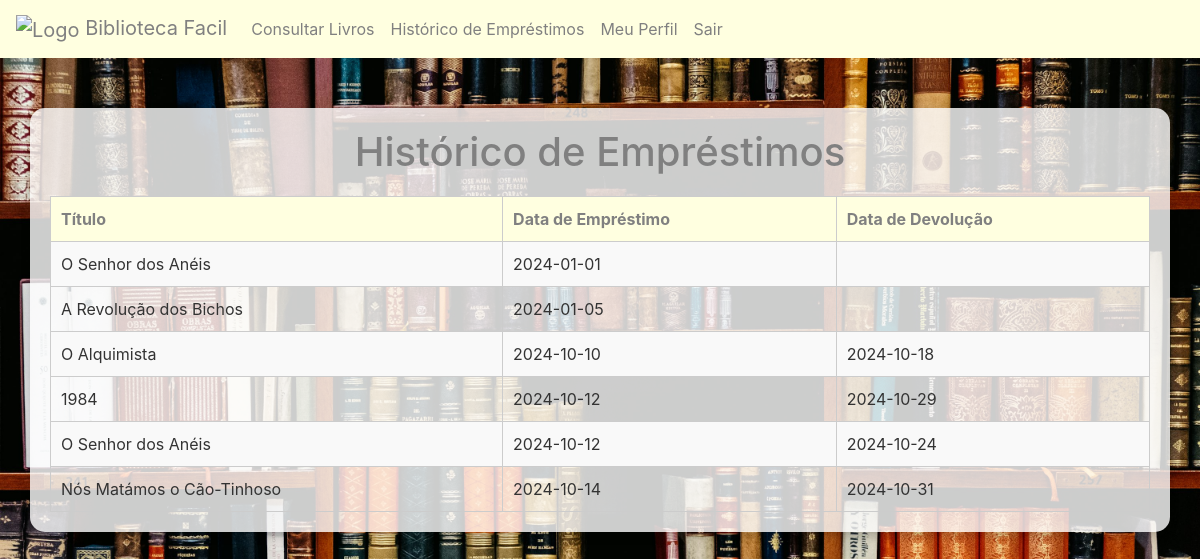
The page /php/historico_emprestimos.php (signed in) on the database its author committed.
### tables this page shows
CREATE TABLE `emprestimos` (
  `ID_EMPRESTIMO` int(11) NOT NULL,
  `ID_USUARIO` int(11) DEFAULT NULL,
  `LIVRO_ISBN` varchar(13) DEFAULT NULL,
  `DATA_EMPRESTIMO` date DEFAULT NULL,
  `DATA_DEVOLUCAO` date DEFAULT NULL,
  `STATUS_EMPRESTIMO` enum('EMPRESTADO','DEVOLVIDO','RENOVADO') DEFAULT 'EMPRESTADO',
  `DATA_REAL_DEVOLUCAO` date DEFAULT NULL,
  `NUM_RENOVACOES` int(11) DEFAULT 0
);

CREATE TABLE `livros` (
  `ISBN` varchar(13) NOT NULL,
  `TITULO` varchar(255) DEFAULT NULL,
  `AUTOR` varchar(255) DEFAULT NULL,
  `CATEGORIA` varchar(100) DEFAULT NULL,
  `UNIDADES_DISPONIVEIS` int(11) DEFAULT NULL
);

### php/historico_emprestimos.php (the view, shortened to what this page needs)
<?php
include 'db/db_connect.php';
$id_usuario = $_SESSION['id_usuario'];
$query_historico = "SELECT LIVROS.TITULO, EMPRESTIMOS.DATA_EMPRESTIMO, EMPRESTIMOS.DATA_DEVOLUCAO
                    FROM EMPRESTIMOS
                    JOIN LIVROS ON EMPRESTIMOS.LIVRO_ISBN = LIVROS.ISBN
                    WHERE EMPRESTIMOS.ID_USUARIO = '$id_usuario'";
$result_historico = mysqli_query($conn, $query_historico);
?>
<!DOCTYPE html>
<html lang="pt-BR">
<head>
    <link rel="stylesheet" href="https://stackpath.bootstrapcdn.com/bootstrap/4.5.2/css/bootstrap.min.css">
</head>
<body>
<div class="container">
    <h1>Histórico de Empréstimos</h1>
    <?php if (mysqli_num_rows($result_historico) > 0): ?>
        <table>
            <tr>
                <th>Título</th>
                <th>Data de Empréstimo</th>
                <th>Data de Devolução</th>
            </tr>
            <?php while ($historico = mysqli_fetch_assoc($result_historico)): ?>
                <tr>
                    <td><?php echo htmlspecialchars($historico['TITULO']); ?></td>
                    <td><?php echo htmlspecialchars($historico['DATA_EMPRESTIMO']); ?></td>
                    <td><?php echo htmlspecialchars($historico['DATA_DEVOLUCAO']); ?></td>
                </tr>
            <?php endwhile; ?>
        </table>
    <?php else: ?>
        <p>Você não possui empréstimos anteriores.</p>
    <?php endif; ?>
</div>
</body>
</html>

### php/historico_emprestimos.php (style rules this page uses)
body { background-image: url('../img/biblioteca.png'); background-size: cover; background-repeat: no-repeat; background-position: center; color: #333; }
.container { margin-top: 50px; background-color: rgba(255, 255, 255, 0.8); padding: 20px; border-radius: 15px; box-shadow: 0 4px 10px rgba(0, 0, 0, 0.2); }
h1 { text-align: center; color: #808080; }
table { width: 100%; margin-top: 20px; border-collapse: collapse; }
th, td { border: 1px solid #ccc; padding: 10px; text-align: left; }
th { background-color: #FFFFE0; color: #808080; }
tr:nth-child(even) { background-color: #f9f9f9; }

### rows shown on the page
emprestimos: LIVRO_ISBN.TITULO "O Senhor dos Anéis", DATA_EMPRESTIMO "2024-01-01"
emprestimos: LIVRO_ISBN.TITULO "A Revolução dos Bichos", DATA_EMPRESTIMO "2024-01-05"
emprestimos: LIVRO_ISBN.TITULO "O Alquimista", DATA_EMPRESTIMO "2024-10-10", DATA_DEVOLUCAO "2024-10-18"
emprestimos: LIVRO_ISBN.TITULO "1984", DATA_EMPRESTIMO "2024-10-12", DATA_DEVOLUCAO "2024-10-29"
emprestimos: LIVRO_ISBN.TITULO "O Senhor dos Anéis", DATA_EMPRESTIMO "2024-10-12", DATA_DEVOLUCAO "2024-10-24"
emprestimos: LIVRO_ISBN.TITULO "Nós Matámos o Cão-Tinhoso", DATA_EMPRESTIMO "2024-10-14", DATA_DEVOLUCAO "2024-10-31"
